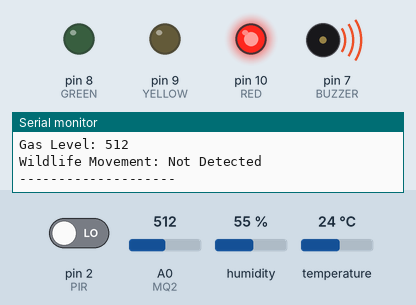
Bench run of a sketch on a simulated Arduino Uno, built with avr-gcc and run on an emulated ATmega328P. Parts: output pins drawn as LEDs (lit = HIGH), buzzer (waves = sounding, pin HIGH), the last lines printed to the serial monitor. Inputs (shaded band) come from the test bench; at power-on: A0 (MQ2) = 512, pin 2 (PIR) LOW, humidity 55 %, temperature 24 °C.

Above: at 3.2 s.
3.3 s: A0 (MQ2) set to 414
6.0 s: A0 (MQ2) set to 383
At 6.9 s:
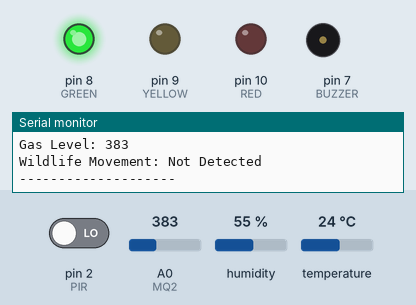
8.7 s: pin 2 (PIR) driven HIGH
At 11.4 s:
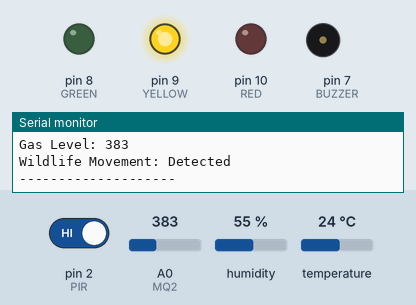
11.7 s: pin 2 (PIR) driven LOW
At 12.5 s:
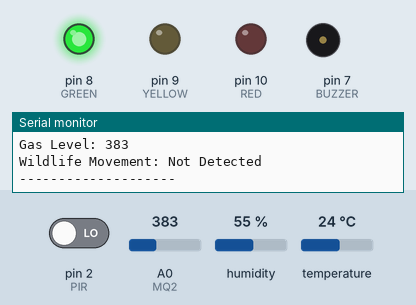
14.4 s: A0 (MQ2) set to 410
At 17.2 s:
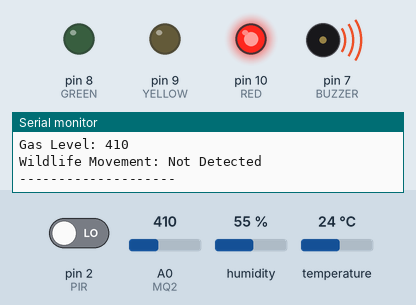
Timing chart, 0 to 18.7 s (numbered marks = the images above; inputs shaded):
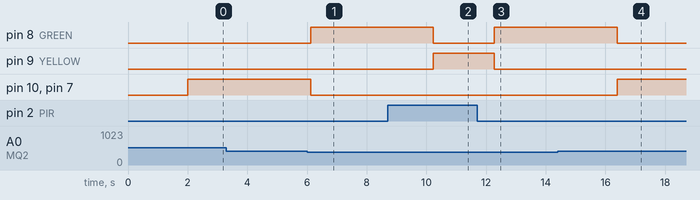

Measured:
- the behaviour switches between 401 and 400 on A0 (MQ2) (found by bisection; images 0 and 1)
- after the input at 6.0 s, pin 8 (GREEN): LOW → HIGH after 0.12 s; pin 10 (RED), pin 7 (BUZZER): HIGH → LOW after 0.12 s
- after the input at 8.7 s, pin 8 (GREEN): HIGH → LOW after 1.5 s; pin 9 (YELLOW): LOW → HIGH after 1.5 s
- after the input at 11.7 s, pin 8 (GREEN): LOW → HIGH after 0.58 s; pin 9 (YELLOW): HIGH → LOW after 0.58 s
- after the input at 14.4 s, pin 8 (GREEN): HIGH → LOW after 2.0 s; pin 10 (RED), pin 7 (BUZZER): LOW → HIGH after 2.0 s

The sketch:

sketch.ino
```cpp
#include <DHT.h>

#define DHTPIN 3
#define DHTTYPE DHT22

#define MQ2 A0
#define PIR 2

#define BUZZER 7
#define GREEN 8
#define YELLOW 9
#define RED 10

DHT dht(DHTPIN, DHTTYPE);

float temperature;
int gasValue;
int motionDetected;

bool temperatureWarning;
bool gasWarning;

void setup()
{
  Serial.begin(9600);

  dht.begin();

  pinMode(MQ2, INPUT);
  pinMode(PIR, INPUT);

  pinMode(BUZZER, OUTPUT);
  pinMode(GREEN, OUTPUT);
  pinMode(YELLOW, OUTPUT);
  pinMode(RED, OUTPUT);

  Serial.println("ENVIRONMENT MONITOR");
  Serial.println("System Starting...");
  delay(2000);
}

void loop()
{
  // Read temperature

  temperature = dht.readTemperature();

  // Read gas sensor

  gasValue = analogRead(MQ2);

  // Detect movement

  motionDetected = digitalRead(PIR);

  if (isnan(temperature))
  {
    Serial.println("Temperature Sensor Error");
    delay(2000);
    return;
  }

  // Warning conditions

  temperatureWarning = (temperature >= 45);
  gasWarning = (gasValue > 400);

  // Reset indicators

  digitalWrite(GREEN, LOW);
  digitalWrite(YELLOW, LOW);
  digitalWrite(RED, LOW);
  digitalWrite(BUZZER, LOW);

  // Environmental warning

  if (temperatureWarning || gasWarning)
  {
    digitalWrite(RED, HIGH);
    digitalWrite(BUZZER, HIGH);

    Serial.println("ENVIRONMENT WARNING!");
  }
  else if (motionDetected == HIGH)
  {
    digitalWrite(YELLOW, HIGH);

    Serial.println("MOVEMENT DETECTED");
  }
  else
  {
    digitalWrite(GREEN, HIGH);

    Serial.println("ENVIRONMENT NORMAL");
  }

  // Display readings in Serial Monitor

  Serial.print("Temperature: ");
  Serial.print(temperature);
  Serial.println(" C");

  Serial.print("Gas Level: ");
  Serial.println(gasValue);

  Serial.print("Wildlife Movement: ");

  if (motionDetected == HIGH)
  {
    Serial.println("Detected");
  }
  else
  {
    Serial.println("Not Detected");
  }

  Serial.println("--------------------");

  delay(2000);
}
```
